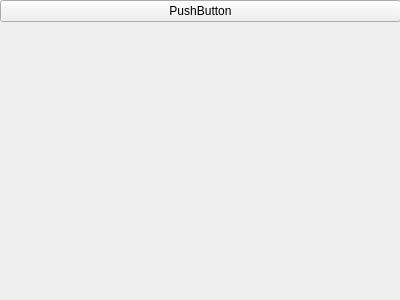
<?xml version="1.0" encoding="UTF-8"?>
<ui version="4.0">
 <class>AddItemWidget</class>
 <widget class="QWidget" name="AddItemWidget">
  <property name="geometry">
   <rect>
    <x>0</x>
    <y>0</y>
    <width>400</width>
    <height>300</height>
   </rect>
  </property>
  <property name="windowTitle">
   <string>Form</string>
  </property>
  <widget class="QWidget" name="gridLayoutWidget">
   <property name="geometry">
    <rect>
     <x>0</x>
     <y>0</y>
     <width>401</width>
     <height>301</height>
    </rect>
   </property>
   <layout class="QGridLayout" name="gridLayout">
    <property name="sizeConstraint">
     <enum>QLayout::SetMaximumSize</enum>
    </property>
    <item row="0" column="0">
     <widget class="QPushButton" name="pushButton">
      <property name="text">
       <string>PushButton</string>
      </property>
     </widget>
    </item>
   </layout>
  </widget>
 </widget>
 <resources/>
 <connections/>
</ui>
